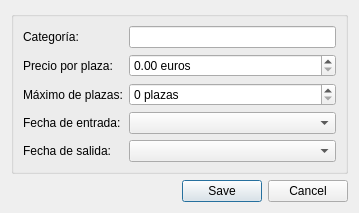
<?xml version="1.0" encoding="UTF-8"?>
<ui version="4.0">
 <class>NuevaCategoriaDialog</class>
 <widget class="QDialog" name="NuevaCategoriaDialog">
  <property name="geometry">
   <rect>
    <x>0</x>
    <y>0</y>
    <width>359</width>
    <height>205</height>
   </rect>
  </property>
  <property name="windowTitle">
   <string>MyAcolito - Nueva categoría de asistente</string>
  </property>
  <layout class="QVBoxLayout" name="verticalLayout">
   <item>
    <widget class="QGroupBox" name="groupBox">
     <property name="title">
      <string/>
     </property>
     <layout class="QGridLayout" name="gridLayout">
      <item row="0" column="0">
       <widget class="QLabel" name="label">
        <property name="text">
         <string>Categoría:</string>
        </property>
       </widget>
      </item>
      <item row="0" column="1">
       <widget class="QLineEdit" name="nombreLine"/>
      </item>
      <item row="1" column="0">
       <widget class="QLabel" name="label_2">
        <property name="text">
         <string>Precio por plaza:</string>
        </property>
       </widget>
      </item>
      <item row="1" column="1">
       <widget class="QDoubleSpinBox" name="precioSpinBox">
        <property name="suffix">
         <string> euros</string>
        </property>
        <property name="maximum">
         <double>999999.000000000000000</double>
        </property>
       </widget>
      </item>
      <item row="2" column="0">
       <widget class="QLabel" name="label_3">
        <property name="text">
         <string>Máximo de plazas:</string>
        </property>
       </widget>
      </item>
      <item row="2" column="1">
       <widget class="QSpinBox" name="plazaSpinBox">
        <property name="suffix">
         <string> plazas</string>
        </property>
        <property name="prefix">
         <string/>
        </property>
        <property name="maximum">
         <number>999999</number>
        </property>
       </widget>
      </item>
      <item row="3" column="0">
       <widget class="QLabel" name="label_4">
        <property name="text">
         <string>Fecha de entrada:</string>
        </property>
       </widget>
      </item>
      <item row="3" column="1">
       <widget class="TextComboBox" name="fechaEntradaCombo"/>
      </item>
      <item row="4" column="0">
       <widget class="QLabel" name="label_5">
        <property name="text">
         <string>Fecha de salida:</string>
        </property>
       </widget>
      </item>
      <item row="4" column="1">
       <widget class="TextComboBox" name="fechaLimiteCombo"/>
      </item>
     </layout>
    </widget>
   </item>
   <item>
    <widget class="QDialogButtonBox" name="buttonBox">
     <property name="orientation">
      <enum>Qt::Horizontal</enum>
     </property>
     <property name="standardButtons">
      <set>QDialogButtonBox::Cancel|QDialogButtonBox::Save</set>
     </property>
    </widget>
   </item>
  </layout>
 </widget>
 <customwidgets>
  <customwidget>
   <class>TextComboBox</class>
   <extends>QComboBox</extends>
   <header location="global">textcombobox.h</header>
  </customwidget>
 </customwidgets>
 <resources/>
 <connections>
  <connection>
   <sender>buttonBox</sender>
   <signal>accepted()</signal>
   <receiver>NuevaCategoriaDialog</receiver>
   <slot>accept()</slot>
   <hints>
    <hint type="sourcelabel">
     <x>248</x>
     <y>254</y>
    </hint>
    <hint type="destinationlabel">
     <x>157</x>
     <y>274</y>
    </hint>
   </hints>
  </connection>
  <connection>
   <sender>buttonBox</sender>
   <signal>rejected()</signal>
   <receiver>NuevaCategoriaDialog</receiver>
   <slot>reject()</slot>
   <hints>
    <hint type="sourcelabel">
     <x>316</x>
     <y>260</y>
    </hint>
    <hint type="destinationlabel">
     <x>286</x>
     <y>274</y>
    </hint>
   </hints>
  </connection>
 </connections>
</ui>
